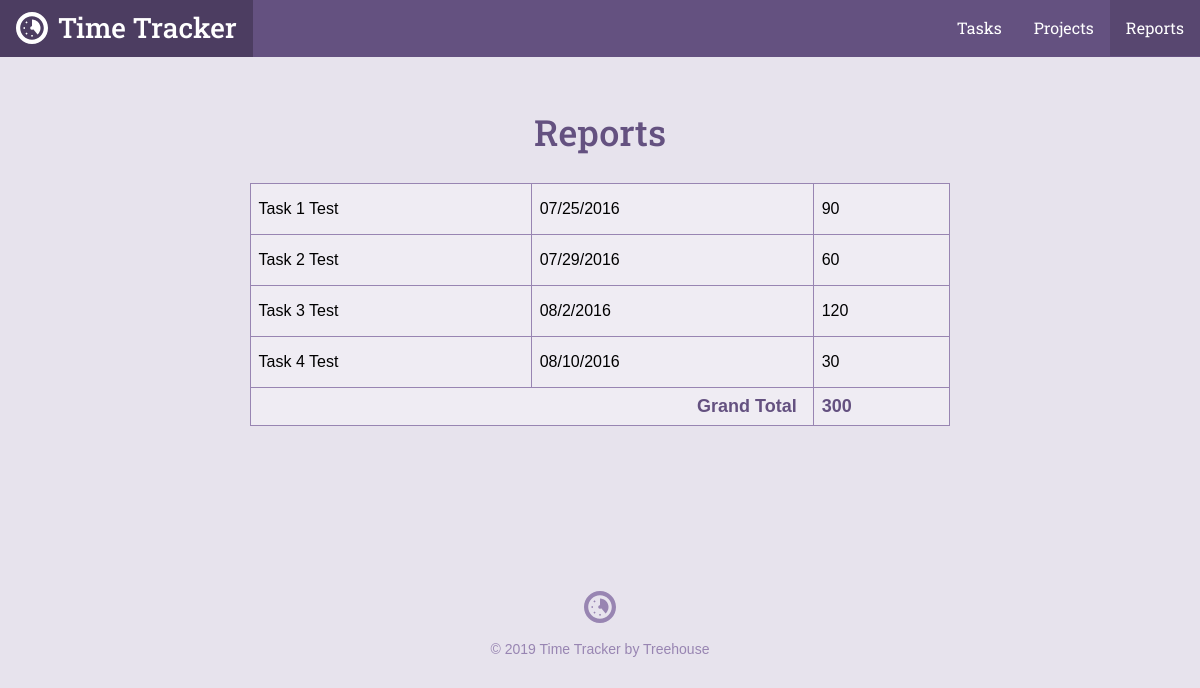
Page /reports.php on the earlier database version.
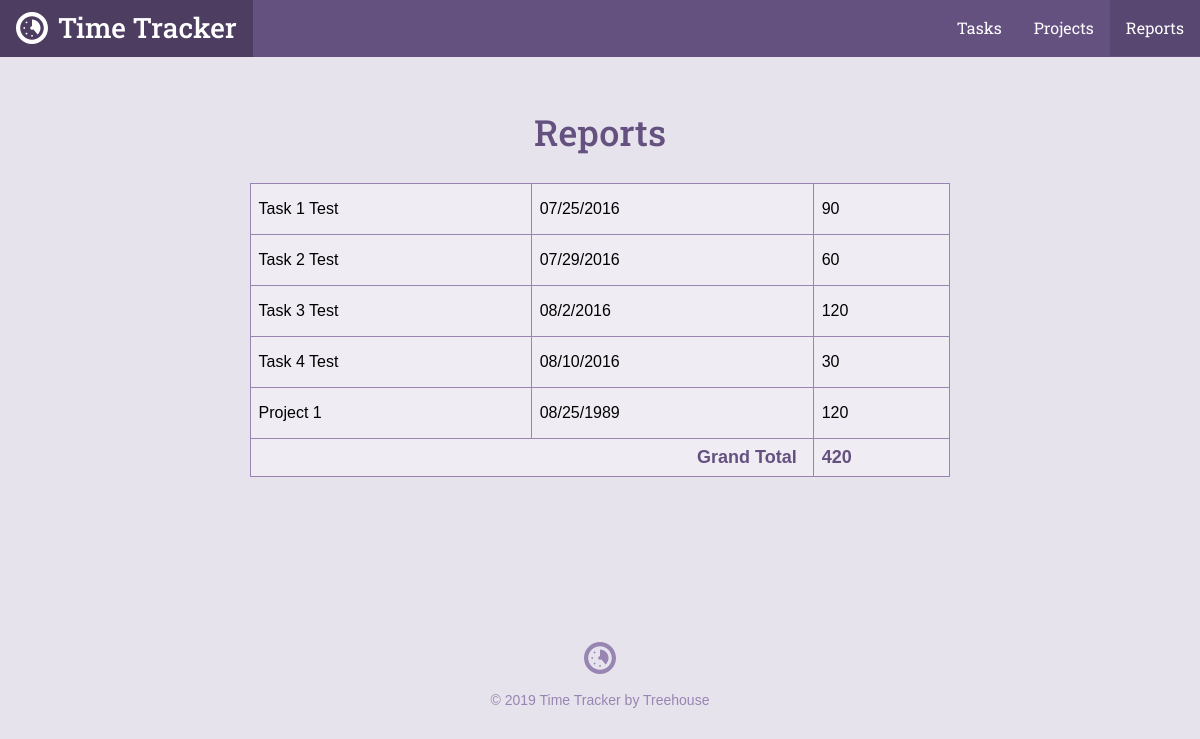
Same page on the later database version.
### tables this page shows
CREATE TABLE `tasks` (
	`task_id`	INTEGER PRIMARY KEY AUTOINCREMENT,
	`project_id`	INTEGER,
	`title`	TEXT,
	`date`	INTEGER NOT NULL,
	`time`	TEXT NOT NULL
);

### inc/functions.php (called while the page is built, shortened)
<?php
function get_task_list() {
    include('connection.php');
    $sql = "SELECT tasks.*, projects.title as project FROM tasks JOIN projects ON tasks.project_id = projects.project_id";
    try {
        return $db->query($sql);
    } catch(Exception $e) {
        echo "Error: " .$e->getMessage() . "<br/>";
        return array();
    }
}

### reports.php (the view, shortened to what this page needs)
<?php
require 'inc/functions.php';
$page = "reports";
include 'inc/header.php';
?>
<div class="col-container page-container">
    <div class="col col-70-md col-60-lg col-center">
        <div class="col-container">
            <h1 class='actions-header'>Reports</h1>
        </div>
        <div class="section page">
            <div class="wrapper">
                <table>
                    <?php
                    $total = 0;
                    foreach (get_task_list() as $item) {
                        $total += $item["time"];
                        echo "<tr>\n";
                        echo "<td>" . $item["title"] . "</td>";
                        echo "<td>" . $item["date"] . "</td>";
                        echo "<td>" . $item["time"] . "</td>";
                        echo "</tr>\n";
                    }
                    ?>
                    <tr>
                        <th class='grand-total-label' colspan='2'>Grand Total</th>
                        <th class='grand-total-number'><?php echo $total; ?></th>
                    </tr>
                </table>
            </div>
        </div>
    </div>
</div>
<?php include "inc/footer.php"; ?>

### inc/header.php (shortened to what this page needs)
<html>
<head>
	<link rel="stylesheet" href="css/style.css" type="text/css">
</head>
<body>
	<header class="header">
    <div class="col-container">
  		<h1>
        <a class="logo" href="./">
          <svg viewbox="0 0 64 64" class="logo-icon"><use xlink:href="#logo_icon"></use></svg>
          <span class="logo-name">Time Tracker</span>
        </a>
      </h1>
  		<ul class="nav">
        <li class="nav-item tasks<?php if ($page == "tasks") { echo " on"; } ?>"><a class="nav-link" href="task_list.php">Tasks</a></li>
        <li class="nav-item projects<?php if ($page == "projects") { echo " on"; } ?>"><a class="nav-link" href="project_list.php">Projects</a></li>
        <li class="nav-item reports<?php if ($page == "reports") { echo " on"; } ?>"><a class="nav-link" href="reports.php">Reports</a></li>
      </ul>
    </div>
  </header>
	<div id="content">

### inc/footer.php
</div>
	<footer class="footer">
    <div class="col-container">
      <svg viewbox="0 0 64 64" class="logo-icon"><use xlink:href="#logo_icon"></use></svg>
  		<p class="footer-copy">&copy; <?php echo date("Y"); ?> Time Tracker by Treehouse</p>
    </div>
	</footer>
</body>
</html>

### css/style.css (style rules this page uses)
*,:after,:before { box-sizing:border-box }
html { font-family:sans-serif;-ms-text-size-adjust:100%;-webkit-text-size-adjust:100% }
body { margin:0 }
article,aside,details,figcaption,figure,footer,header,hgroup,main,menu,nav,section,summary { display:block }
a { background-color:transparent }
h1 { font-size:2em;margin:.67em 0 }
svg:not(:root) { overflow:hidden }
table { border-collapse:collapse;border-spacing:0 }
td,th { padding:0 }
html { font-size:100%;line-height:1.5;-webkit-tap-highlight-color:transparent }
body { font-size:1rem;font-family:"Gotham Rounded A","Gotham Rounded B","Helvetica",Helvetica,Arial,sans-serif;font-style:normal;font-weight:400 }
.col { float:left;width:100% }
.col-container:before,.col-container:after { content:" ";display:table }
.col-container:after { clear:both }
.col-center { float:none;margin:0 auto }
@media screen and (min-width: 680px) { .col-70-md { width:70% !important } }
@media screen and (min-width: 960px) { .col-60-lg { width:60% !important } }
h1,h2,h3,h4,h5,h6 { color:#40484a;display:block;font-weight:500;margin:0;text-rendering:optimizeLegibility }
h1 { font-size:2.25rem }
p { color:#576366;font-size:1rem;line-height:1.5;margin:0 }
a { color:#3f8abf;cursor:pointer;transition:color 300ms 0s ease;text-decoration:none }
ul,ol { margin:0;padding:0 0 0 2rem }
body { background-color:#e7e3ed }
h1,h2,h3,h4,h5,h6 { color:#645180;font-family:"Roboto Slab", Helvetica, Arial, sans-serif }
p { color:#7D669E }
.header { background-color:#645180;overflow:hidden }
.header h1 { float:left }
.col-container { margin:0 auto;max-width:1200px }
.logo { display:inline-block;transition:background 200ms ease-in-out }
@media screen { .logo { padding:.4rem 1rem .7rem } }
@media screen and (min-width: 680px) { .logo { padding:.45rem 1rem .5rem } }
.logo-icon { width:32px;fill:#fff;margin-top:5px;float:left }
.footer .logo-icon { float:none;margin-bottom:1rem;fill:#9885b2 }
.logo-name { color:#fff;font-family:"Roboto Slab", Helvetica, Arial, sans-serif;margin-left:10px;font-size:1.75rem }
@media screen { .logo-name { display:none } }
@media screen and (min-width: 680px) { .logo-name { display:inline } }
.nav { float:right;list-style:none }
.nav-item { float:left }
.nav-item.on .nav-link { background-color:#584770;cursor:default }
.nav-link { color:#fff;font-family:"Roboto Slab", Helvetica, Arial, sans-serif;transition:background 200ms ease-in-out;padding:1rem;display:inline-block }
@media screen { .nav-link { font-size:15px } }
@media screen and (min-width: 680px) { .nav-link { font-size:16px } }
.actions-header { margin-bottom:1.5rem }
.page-container { text-align:center }
@media screen { .page-container { padding:1.5rem 1rem 0 1rem } }
@media screen and (min-width: 680px) { .page-container { padding-top:3rem } }
table { width:100%;text-align:left;background-color:#f4f2f7 }
@media screen { table { margin-bottom:1.5rem } }
@media screen and (min-width: 680px) { table { margin-bottom:0 } }
th,td { padding:.5rem;background-color:#efecf3;border:solid 1px #9885b2 !important }
td { padding:1rem .5rem }
th { font-size:.875rem }
.grand-total-label { text-align:right;padding-right:1rem;color:#645180;font-size:1.125rem }
.grand-total-number { color:#645180;font-size:1.125rem }
.footer { padding:5rem 0 0 0;text-align:center }
@media screen { .footer { margin-top:1.5rem;margin-bottom:1.5rem } }
@media screen and (min-width: 680px) { .footer { margin-top:5rem } }
.footer-copy { font-size:.875rem;color:#9885b2 }

Differences in the rows shown:
added tasks: title "Project 1", date "08/25/1989", time "120"
Other differences:
$total: "300" → "420"
